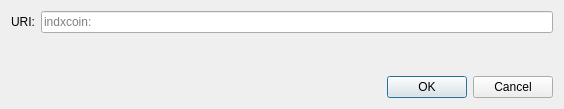
<?xml version="1.0" encoding="UTF-8"?>
<ui version="4.0">
 <class>OpenURIDialog</class>
 <widget class="QDialog" name="OpenURIDialog">
  <property name="geometry">
   <rect>
    <x>0</x>
    <y>0</y>
    <width>564</width>
    <height>109</height>
   </rect>
  </property>
  <property name="windowTitle">
   <string>Open indxcoin URI</string>
  </property>
  <layout class="QVBoxLayout" name="verticalLayout">
   <item>
    <layout class="QHBoxLayout" name="horizontalLayout">
     <item>
      <widget class="QLabel" name="label">
       <property name="text">
        <string>URI:</string>
       </property>
      </widget>
     </item>
     <item>
      <widget class="QValidatedLineEdit" name="uriEdit">
       <property name="placeholderText">
        <string notr="true">indxcoin:</string>
       </property>
      </widget>
     </item>
    </layout>
   </item>
   <item>
    <spacer name="verticalSpacer">
     <property name="orientation">
      <enum>Qt::Vertical</enum>
     </property>
     <property name="sizeHint" stdset="0">
      <size>
       <width>20</width>
       <height>40</height>
      </size>
     </property>
    </spacer>
   </item>
   <item>
    <widget class="QDialogButtonBox" name="buttonBox">
     <property name="orientation">
      <enum>Qt::Horizontal</enum>
     </property>
     <property name="standardButtons">
      <set>QDialogButtonBox::Cancel|QDialogButtonBox::Ok</set>
     </property>
    </widget>
   </item>
  </layout>
 </widget>
 <customwidgets>
  <customwidget>
   <class>QValidatedLineEdit</class>
   <extends>QLineEdit</extends>
   <header>qt/qvalidatedlineedit.h</header>
  </customwidget>
 </customwidgets>
 <resources/>
 <connections>
  <connection>
   <sender>buttonBox</sender>
   <signal>accepted()</signal>
   <receiver>OpenURIDialog</receiver>
   <slot>accept()</slot>
   <hints>
    <hint type="sourcelabel">
     <x>248</x>
     <y>254</y>
    </hint>
    <hint type="destinationlabel">
     <x>157</x>
     <y>274</y>
    </hint>
   </hints>
  </connection>
  <connection>
   <sender>buttonBox</sender>
   <signal>rejected()</signal>
   <receiver>OpenURIDialog</receiver>
   <slot>reject()</slot>
   <hints>
    <hint type="sourcelabel">
     <x>316</x>
     <y>260</y>
    </hint>
    <hint type="destinationlabel">
     <x>286</x>
     <y>274</y>
    </hint>
   </hints>
  </connection>
 </connections>
</ui>
